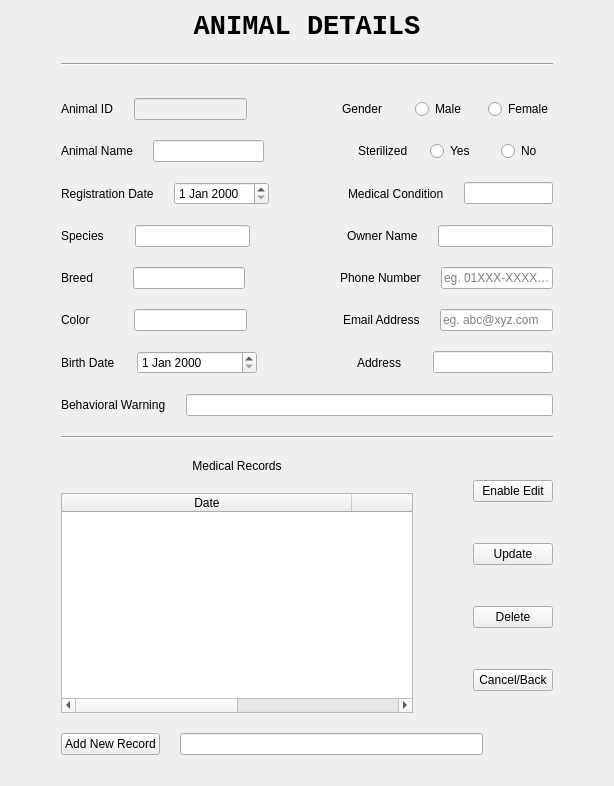
      <widget class="QWidget" name="Page_Patient_Details">
       <layout class="QVBoxLayout" name="verticalLayout_7">
        <item>
         <layout class="QVBoxLayout" name="verticalLayout_3" stretch="5,0,2,5,5,5,5,5,5,5,5,0,40,5">
          <property name="spacing">
           <number>20</number>
          </property>
          <property name="leftMargin">
           <number>50</number>
          </property>
          <property name="rightMargin">
           <number>50</number>
          </property>
          <item>
           <layout class="QGridLayout" name="gridLayout_3">
            <item row="0" column="0">
             <widget class="QLabel" name="label_3">
              <property name="font">
               <font>
                <family>Courier New</family>
                <pointsize>20</pointsize>
                <weight>75</weight>
                <bold>true</bold>
                <kerning>true</kerning>
               </font>
              </property>
              <property name="styleSheet">
               <string notr="true"/>
              </property>
              <property name="text">
               <string>ANIMAL DETAILS</string>
              </property>
              <property name="alignment">
               <set>Qt::AlignCenter</set>
              </property>
             </widget>
            </item>
           </layout>
          </item>
          <item>
           <widget class="Line" name="line_2">
            <property name="orientation">
             <enum>Qt::Horizontal</enum>
            </property>
           </widget>
          </item>
          <item>
           <spacer name="verticalSpacer_3">
            <property name="orientation">
             <enum>Qt::Vertical</enum>
            </property>
            <property name="sizeHint" stdset="0">
             <size>
              <width>20</width>
              <height>40</height>
             </size>
            </property>
           </spacer>
          </item>
          <item>
           <layout class="QHBoxLayout" name="horizontalLayout" stretch="7,15,10,7,7,7">
            <item>
             <widget class="QLabel" name="label_40">
              <property name="text">
               <string>Animal ID</string>
              </property>
              <property name="alignment">
               <set>Qt::AlignLeading|Qt::AlignLeft|Qt::AlignVCenter</set>
              </property>
             </widget>
            </item>
            <item>
             <widget class="QLineEdit" name="lineEdit_32">
              <property name="enabled">
               <bool>false</bool>
              </property>
             </widget>
            </item>
            <item>
             <spacer name="horizontalSpacer">
              <property name="orientation">
               <enum>Qt::Horizontal</enum>
              </property>
              <property name="sizeHint" stdset="0">
               <size>
                <width>40</width>
                <height>20</height>
               </size>
              </property>
             </spacer>
            </item>
            <item>
             <widget class="QLabel" name="label_35">
              <property name="text">
               <string>Gender</string>
              </property>
              <property name="alignment">
               <set>Qt::AlignLeading|Qt::AlignLeft|Qt::AlignVCenter</set>
              </property>
             </widget>
            </item>
            <item>
             <widget class="QRadioButton" name="radioButton">
              <property name="text">
               <string>Male</string>
              </property>
             </widget>
            </item>
            <item>
             <widget class="QRadioButton" name="radioButton_2">
              <property name="text">
               <string>Female</string>
              </property>
             </widget>
            </item>
           </layout>
          </item>
          <item>
           <layout class="QHBoxLayout" name="horizontalLayout_2" stretch="7,15,10,7,7,7">
            <item>
             <widget class="QLabel" name="label_41">
              <property name="text">
               <string>Animal Name</string>
              </property>
              <property name="alignment">
               <set>Qt::AlignLeading|Qt::AlignLeft|Qt::AlignVCenter</set>
              </property>
             </widget>
            </item>
            <item>
             <widget class="QLineEdit" name="lineEdit_37"/>
            </item>
            <item>
             <spacer name="horizontalSpacer_2">
              <property name="orientation">
               <enum>Qt::Horizontal</enum>
              </property>
              <property name="sizeHint" stdset="0">
               <size>
                <width>40</width>
                <height>20</height>
               </size>
              </property>
             </spacer>
            </item>
            <item>
             <widget class="QLabel" name="label_42">
              <property name="text">
               <string>Sterilized</string>
              </property>
              <property name="alignment">
               <set>Qt::AlignLeading|Qt::AlignLeft|Qt::AlignVCenter</set>
              </property>
             </widget>
            </item>
            <item>
             <widget class="QRadioButton" name="radioButton_3">
              <property name="text">
               <string>Yes</string>
              </property>
             </widget>
            </item>
            <item>
             <widget class="QRadioButton" name="radioButton_4">
              <property name="text">
               <string>No</string>
              </property>
             </widget>
            </item>
           </layout>
          </item>
          <item>
           <layout class="QHBoxLayout" name="horizontalLayout_3" stretch="7,15,10,7,15">
            <item>
             <widget class="QLabel" name="label_50">
              <property name="text">
               <string>Registration Date</string>
              </property>
              <property name="alignment">
               <set>Qt::AlignLeading|Qt::AlignLeft|Qt::AlignVCenter</set>
              </property>
             </widget>
            </item>
            <item>
             <widget class="QDateEdit" name="dateEdit_2"/>
            </item>
            <item>
             <spacer name="horizontalSpacer_7">
              <property name="orientation">
               <enum>Qt::Horizontal</enum>
              </property>
              <property name="sizeHint" stdset="0">
               <size>
                <width>40</width>
                <height>20</height>
               </size>
              </property>
             </spacer>
            </item>
            <item>
             <widget class="QLabel" name="label_51">
              <property name="text">
               <string>Medical Condition</string>
              </property>
              <property name="alignment">
               <set>Qt::AlignLeading|Qt::AlignLeft|Qt::AlignVCenter</set>
              </property>
             </widget>
            </item>
            <item>
             <widget class="QLineEdit" name="lineEdit_46"/>
            </item>
           </layout>
          </item>
          <item>
           <layout class="QHBoxLayout" name="horizontalLayout_4" stretch="7,15,10,7,15">
            <item>
             <widget class="QLabel" name="label_52">
              <property name="text">
               <string>Species</string>
              </property>
              <property name="alignment">
               <set>Qt::AlignLeading|Qt::AlignLeft|Qt::AlignVCenter</set>
              </property>
             </widget>
            </item>
            <item>
             <widget class="QLineEdit" name="lineEdit_47"/>
            </item>
            <item>
             <spacer name="horizontalSpacer_8">
              <property name="orientation">
               <enum>Qt::Horizontal</enum>
              </property>
              <property name="sizeHint" stdset="0">
               <size>
                <width>40</width>
                <height>20</height>
               </size>
              </property>
             </spacer>
            </item>
            <item>
             <widget class="QLabel" name="label_53">
              <property name="text">
               <string>Owner Name</string>
              </property>
              <property name="alignment">
               <set>Qt::AlignLeading|Qt::AlignLeft|Qt::AlignVCenter</set>
              </property>
             </widget>
            </item>
            <item>
             <widget class="QLineEdit" name="lineEdit_48"/>
            </item>
           </layout>
          </item>
          <item>
           <layout class="QHBoxLayout" name="horizontalLayout_5" stretch="7,15,10,7,15">
            <item>
             <widget class="QLabel" name="label_54">
              <property name="text">
               <string>Breed</string>
              </property>
              <property name="alignment">
               <set>Qt::AlignLeading|Qt::AlignLeft|Qt::AlignVCenter</set>
              </property>
             </widget>
            </item>
            <item>
             <widget class="QLineEdit" name="lineEdit_49"/>
            </item>
            <item>
             <spacer name="horizontalSpacer_9">
              <property name="orientation">
               <enum>Qt::Horizontal</enum>
              </property>
              <property name="sizeHint" stdset="0">
               <size>
                <width>40</width>
                <height>20</height>
               </size>
              </property>
             </spacer>
            </item>
            <item>
             <widget class="QLabel" name="label_55">
              <property name="text">
               <string>Phone Number</string>
              </property>
              <property name="alignment">
               <set>Qt::AlignLeading|Qt::AlignLeft|Qt::AlignVCenter</set>
              </property>
             </widget>
            </item>
            <item>
             <widget class="QLineEdit" name="lineEdit_50">
              <property name="placeholderText">
               <string>eg. 01XXX-XXXXXX</string>
              </property>
             </widget>
            </item>
           </layout>
          </item>
          <item>
           <layout class="QHBoxLayout" name="horizontalLayout_6" stretch="7,15,10,7,15">
            <item>
             <widget class="QLabel" name="label_56">
              <property name="text">
               <string>Color</string>
              </property>
              <property name="alignment">
               <set>Qt::AlignLeading|Qt::AlignLeft|Qt::AlignVCenter</set>
              </property>
             </widget>
            </item>
            <item>
             <widget class="QLineEdit" name="lineEdit_51"/>
            </item>
            <item>
             <spacer name="horizontalSpacer_10">
              <property name="orientation">
               <enum>Qt::Horizontal</enum>
              </property>
              <property name="sizeHint" stdset="0">
               <size>
                <width>40</width>
                <height>20</height>
               </size>
              </property>
             </spacer>
            </item>
            <item>
             <widget class="QLabel" name="label_57">
              <property name="text">
               <string>Email Address</string>
              </property>
              <property name="alignment">
               <set>Qt::AlignLeading|Qt::AlignLeft|Qt::AlignVCenter</set>
              </property>
             </widget>
            </item>
            <item>
             <widget class="QLineEdit" name="lineEdit_52">
              <property name="placeholderText">
               <string>eg. abc@xyz.com</string>
              </property>
             </widget>
            </item>
           </layout>
          </item>
          <item>
           <layout class="QHBoxLayout" name="horizontalLayout_7" stretch="7,15,10,7,15">
            <item>
             <widget class="QLabel" name="label_58">
              <property name="text">
               <string>Birth Date</string>
              </property>
              <property name="alignment">
               <set>Qt::AlignLeading|Qt::AlignLeft|Qt::AlignVCenter</set>
              </property>
             </widget>
            </item>
            <item>
             <widget class="QDateEdit" name="dateEdit"/>
            </item>
            <item>
             <spacer name="horizontalSpacer_11">
              <property name="orientation">
               <enum>Qt::Horizontal</enum>
              </property>
              <property name="sizeHint" stdset="0">
               <size>
                <width>40</width>
                <height>20</height>
               </size>
              </property>
             </spacer>
            </item>
            <item>
             <widget class="QLabel" name="label_59">
              <property name="text">
               <string>Address</string>
              </property>
              <property name="alignment">
               <set>Qt::AlignLeading|Qt::AlignLeft|Qt::AlignVCenter</set>
              </property>
             </widget>
            </item>
            <item>
             <widget class="QLineEdit" name="lineEdit_54"/>
            </item>
           </layout>
          </item>
          <item>
           <layout class="QHBoxLayout" name="horizontalLayout_8" stretch="1,7">
            <property name="rightMargin">
             <number>0</number>
            </property>
            <item>
             <widget class="QLabel" name="label_61">
              <property name="text">
               <string>Behavioral Warning</string>
              </property>
              <property name="alignment">
               <set>Qt::AlignLeading|Qt::AlignLeft|Qt::AlignVCenter</set>
              </property>
             </widget>
            </item>
            <item>
             <widget class="QLineEdit" name="lineEdit_55"/>
            </item>
           </layout>
          </item>
          <item>
           <widget class="Line" name="line">
            <property name="orientation">
             <enum>Qt::Horizontal</enum>
            </property>
           </widget>
          </item>
          <item>
           <layout class="QHBoxLayout" name="horizontalLayout_9" stretch="6,0,1">
            <item>
             <layout class="QVBoxLayout" name="verticalLayout_5" stretch="0,1">
              <item>
               <widget class="QLabel" name="label_34">
                <property name="lineWidth">
                 <number>1</number>
                </property>
                <property name="text">
                 <string>Medical Records</string>
                </property>
                <property name="alignment">
                 <set>Qt::AlignCenter</set>
                </property>
                <property name="indent">
                 <number>-1</number>
                </property>
               </widget>
              </item>
              <item>
               <widget class="QTableWidget" name="tableWidget_3">
                <attribute name="horizontalHeaderDefaultSectionSize">
                 <number>290</number>
                </attribute>
                <attribute name="verticalHeaderShowSortIndicator" stdset="0">
                 <bool>false</bool>
                </attribute>
                <column>
                 <property name="text">
                  <string>Date</string>
                 </property>
                </column>
                <column>
                 <property name="text">
                  <string>Record</string>
                 </property>
                </column>
               </widget>
              </item>
             </layout>
            </item>
            <item>
             <spacer name="horizontalSpacer_12">
              <property name="orientation">
               <enum>Qt::Horizontal</enum>
              </property>
              <property name="sizeHint" stdset="0">
               <size>
                <width>40</width>
                <height>20</height>
               </size>
              </property>
             </spacer>
            </item>
            <item>
             <layout class="QVBoxLayout" name="verticalLayout_6">
              <item>
               <widget class="QPushButton" name="pushButton">
                <property name="text">
                 <string>Enable Edit</string>
                </property>
               </widget>
              </item>
              <item>
               <widget class="QPushButton" name="pushButton_2">
                <property name="text">
                 <string>Update</string>
                </property>
               </widget>
              </item>
              <item>
               <widget class="QPushButton" name="pushButton_3">
                <property name="text">
                 <string>Delete</string>
                </property>
               </widget>
              </item>
              <item>
               <widget class="QPushButton" name="pushButton_4">
                <property name="text">
                 <string>Cancel/Back</string>
                </property>
               </widget>
              </item>
             </layout>
            </item>
           </layout>
          </item>
          <item>
           <layout class="QHBoxLayout" name="horizontalLayout_10" stretch="10,86,20">
            <property name="bottomMargin">
             <number>20</number>
            </property>
            <item>
             <widget class="QPushButton" name="pushButton_5">
              <property name="text">
               <string>Add New Record</string>
              </property>
             </widget>
            </item>
            <item>
             <widget class="QLineEdit" name="lineEdit_29"/>
            </item>
            <item>
             <spacer name="horizontalSpacer_13">
              <property name="orientation">
               <enum>Qt::Horizontal</enum>
              </property>
              <property name="sizeHint" stdset="0">
               <size>
                <width>40</width>
                <height>20</height>
               </size>
              </property>
             </spacer>
            </item>
           </layout>
          </item>
         </layout>
        </item>
       </layout>
      </widget>
